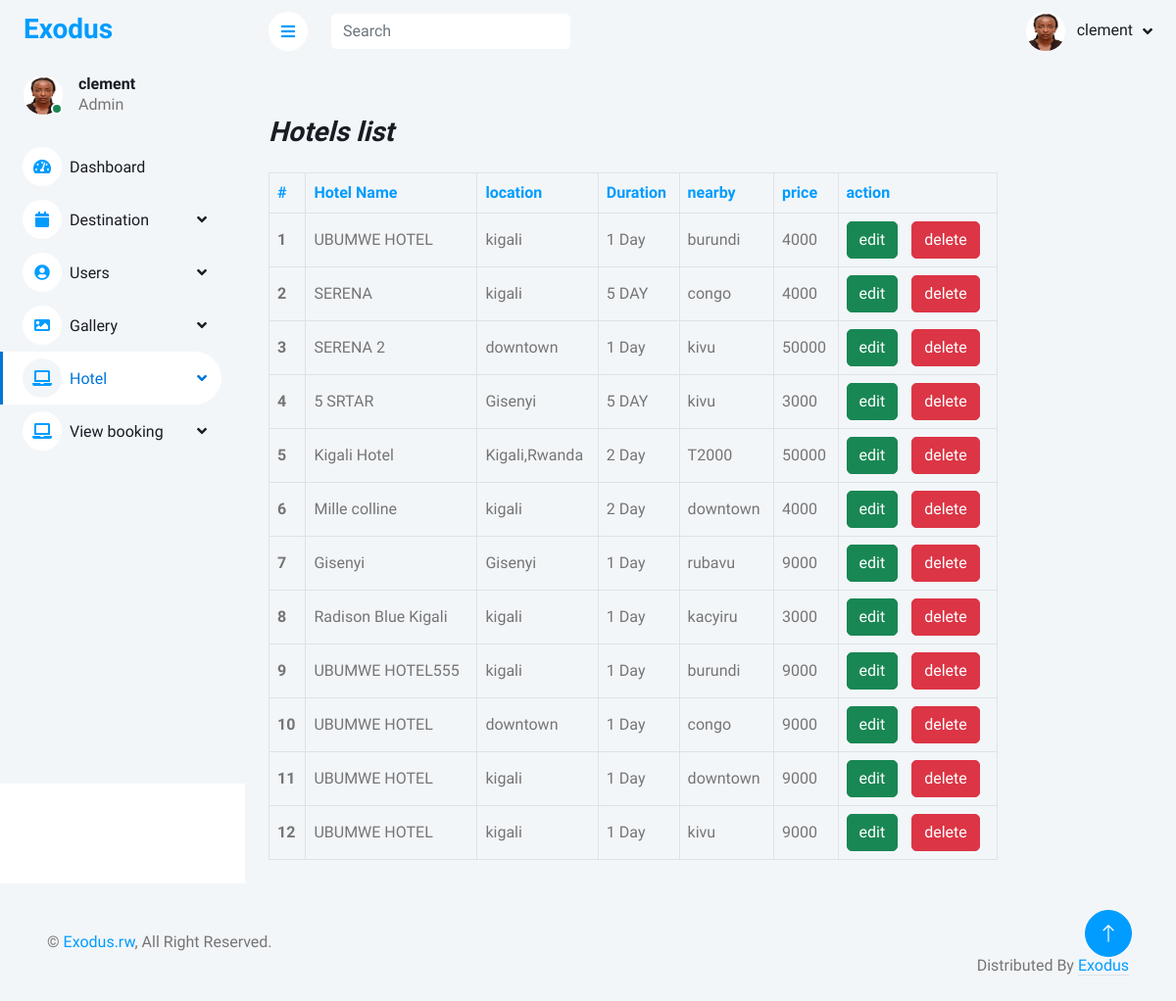
Screenshot of /dashboard/hotels/hotelList.php (signed in) with the database file from the repository.
### tables this page shows
CREATE TABLE `hotels` (
  `id` int(6) NOT NULL,
  `hotelName` varchar(50) NOT NULL,
  `file_name` varchar(255) NOT NULL,
  `location` varchar(30) NOT NULL,
  `duration` varchar(30) NOT NULL,
  `near` varchar(30) NOT NULL,
  `price` int(30) NOT NULL
);

### dashboard/hotels/hotelList.php (the view, shortened to what this page needs)
<?php
include '../db/connection.php';
$retrieve = "SELECT * FROM `hotels`";
$query = $conn->query($retrieve);
$feching = $query->fetchAll(PDO::FETCH_OBJ);
?>
<!DOCTYPE html>
<html lang="en">
<head>
    <link href="https://cdnjs.cloudflare.com/ajax/libs/font-awesome/5.10.0/css/all.min.css" rel="stylesheet">
    <link href="https://cdn.jsdelivr.net/npm/bootstrap-icons@1.4.1/font/bootstrap-icons.css" rel="stylesheet">
    <link href="../lib/owlcarousel/assets/owl.carousel.min.css" rel="stylesheet">
    <link href="../lib/tempusdominus/css/tempusdominus-bootstrap-4.min.css" rel="stylesheet" />
    <link href="../css/bootstrap.min.css" rel="stylesheet">
    <link href="../css/style.css" rel="stylesheet">
</head>
<body>
    <div class="container-xxl position-relative bg-white d-flex p-0">
        <div class="sidebar pe-4 pb-3">
            <nav class="navbar bg-light navbar-light">
                <a href="index.html" class="navbar-brand mx-4 mb-3">
                    <h3 class="text-primary">Exodus </h3>
                </a>
                <div class="d-flex align-items-center ms-4 mb-4">
                    <div class="position-relative">
                        <img class="rounded-circle" src="../../images/exodusprofile.jpg" alt="" style="width: 40px; height: 40px;">
                        <div class="bg-success rounded-circle border border-2 border-white position-absolute end-0 bottom-0 p-1"></div>
                    </div>
                    <div class="ms-3">
                        <h6 class="mb-0"><?php echo $_SESSION['username']; ?></h6>
                        <span>Admin</span>
                    </div>
                </div>
                <div class="navbar-nav w-100">
                    <a href="../index.php" class="nav-item nav-link "><i class="fa fa-tachometer-alt me-2 text-primary"></i>Dashboard</a>
                    <div class="nav-item dropdown">
                        <a href="#" class="nav-link dropdown-toggle " data-bs-toggle="dropdown"><i class="fa fa-calendar me-2 text-primary"></i>Destination</a>
                    </div>
                    <div class="nav-item dropdown">
                        <a href="#" class="nav-link dropdown-toggle" data-bs-toggle="dropdown"><i class="fa fa-user-circle me-2 text-primary"></i>Users</a>
                    </div>
                    <div class="nav-item dropdown">
                        <a href="#" class="nav-link dropdown-toggle" data-bs-toggle="dropdown"><i class="fa fa-image me-2 text-primary"></i>Gallery</a>
                    </div>
                    <div class="nav-item dropdown">
                        <a href="#" class="nav-link dropdown-toggle active " data-bs-toggle="dropdown"><i class="fa fa-laptop me-2 text-primary"></i>Hotel</a>
                    </div>
                    <div class="nav-item dropdown">
                        <a href="#" class="nav-link dropdown-toggle " data-bs-toggle="dropdown"><i class="fa fa-laptop me-2 text-primary"></i>View booking</a>
                    </div>
                </div>
            </nav>
        </div>
        <div class="content bg-light">
            <nav class="navbar navbar-expand bg-light navbar-light sticky-top px-4 py-0">
                <a href="#" class="sidebar-toggler flex-shrink-0">
                    <i class="fa fa-bars"></i>
                </a>
                <form class="d-none d-md-flex ms-4">
                    <input class="form-control border-0" type="search" placeholder="Search">
                </form>
                <div class="navbar-nav align-items-center ms-auto">
                    <div class="nav-item dropdown">
                        <a href="#" class="nav-link dropdown-toggle" data-bs-toggle="dropdown">
                            <img class="rounded-circle me-lg-2" src="../../images/exodusprofile.jpg" alt="" style="width: 40px; height: 40px;">
                            <span class="d-none d-lg-inline-flex"><?php echo $_SESSION['username']; ?></span>
                        </a>
                    </div>
                </div>
            </nav>
            <div>
                <div class="col-sm-10 " style="padding-top: 15px;">
                    <div class="bg-light rounded h-100 p-4">
                        <h3 class="mb-4" style="padding-top: 15px;"><i>Hotels list</i></h3>
                        <div class="table-responsive">
                            <table class="table text-start align-middle table-bordered table-hover mb-0 ">
                                <thead>
                                    <tr>
                                        <th scope="col" class="text-primary">#</th>
                                        <th scope="col" class="text-primary">Hotel Name</th>
                                        <th scope="col" class="text-primary">location</th>
                                        <th scope="col" class="text-primary">Duration</th>
                                        <th scope="col" class="text-primary">nearby</th>
                                        <th scope="col" class="text-primary">price</th>
                                        <th scope="col" class="text-primary">action</th>
                                    </tr>
                                </thead>
                                <?php
                                $i = 0;
                                foreach ($feching as $key => $hotel) {
                                    $i++;
                                ?>
                                    <tbody>
                                        <tr>
                                            <th scope="row"><?php echo $i ?></th>
                                            <td><?= $hotel->hotelName; ?></td>
                                            <td><?= $hotel->location; ?></td>
                                            <td><?= $hotel->duration; ?></td>
                                            <td><?= $hotel->near; ?></td>
                                            <td><?= $hotel->price; ?></td>
                                            <td>
                                                <a href="edit.php?id=<?= $hotel->id; ?>" style="padding-right: 10px; color:green"><button class="btn btn-success">edit</button></a>
                                                <a href="delete.php?id=<?= $hotel->id; ?>" onclick="return confirm('Are you sure you want to delete this file with its details permanently? click Ok to continue or click Cancel')"><button class="btn btn-danger">delete</button></a>
                                            </td>
                                        </tr>
                                    </tbody>
                                <?php } ?>
                            </table>
                        </div>
                    </div>
                </div>
            </div>
        </div>
    </div>
    <div class="container-fluid pt-4 px-4">
        <div class="bg-light rounded-top p-4">
            <div class="row">
                <div class="col-12 col-sm-6 text-center text-sm-start">
                    &copy; <a href="#">Exodus.rw</a>, All Right Reserved.
                </div>
                <div class="col-12 col-sm-6 text-center text-sm-end">
                    Distributed By <a class="border-bottom" href="https://themewagon.com" target="_blank">Exodus</a>
                </div>
            </div>
        </div>
    </div>
    <a href="#" class="btn btn-lg btn-primary btn-lg-square back-to-top"><i class="bi bi-arrow-up"></i></a>
</body>
</html>

### dashboard/css/style.css (style rules this page uses)
:root { --primary: #0275d8; --light: #F3F6F9; --dark: #191C24; }
.back-to-top { position: fixed; display: none; right: 45px; bottom: 45px; z-index: 99; }
.btn { transition: .5s; }
.btn.btn-primary { color: #FFFFFF; }
.btn-lg-square { width: 48px; height: 48px; }
.btn-square, .btn-sm-square, .btn-lg-square { padding: 0; display: inline-flex; align-items: center; justify-content: center; font-weight: normal; border-radius: 50px; }
.sidebar { position: fixed; top: 0; left: 0; bottom: 0; width: 250px; height: 100vh; overflow-y: auto; background: var(--light); transition: 0.5s; z-index: 999; }
.content { margin-left: 250px; min-height: 100vh; background: #FFFFFF; transition: 0.5s; }
@media (min-width: 992px) { .sidebar { margin-left: 0; } }
@media (min-width: 992px) { .content { width: calc(100% - 250px); } }
.sidebar .navbar .navbar-nav .nav-link { padding: 7px 20px; color: var(--dark); font-weight: 500; border-left: 3px solid var(--light); border-radius: 0 30px 30px 0; outline: none; }
.sidebar .navbar .navbar-nav .nav-link:hover, .sidebar .navbar .navbar-nav .nav-link.active { color: var(--primary); background: #FFFFFF; border-color: var(--primary); }
.sidebar .navbar .navbar-nav .nav-link i { width: 40px; height: 40px; display: inline-flex; align-items: center; justify-content: center; background: #FFFFFF; border-radius: 40px; }
.sidebar .navbar .navbar-nav .nav-link:hover i, .sidebar .navbar .navbar-nav .nav-link.active i { background: var(--light); }
.sidebar .navbar .dropdown-toggle::after { position: absolute; top: 15px; right: 15px; border: none; content: "\f107"; font-family: "Font Awesome 5 Free"; font-weight: 900; transition: .5s; }
.content .navbar .navbar-nav .nav-link { margin-left: 20px; padding: 12px 0; color: var(--dark); outline: none; }
.content .navbar .sidebar-toggler, .content .navbar .navbar-nav .nav-link i { width: 40px; height: 40px; display: inline-flex; align-items: center; justify-content: center; background: #FFFFFF; border-radius: 40px; }
.content .navbar .dropdown-toggle::after { margin-left: 6px; vertical-align: middle; border: none; content: "\f107"; font-family: "Font Awesome 5 Free"; font-weight: 900; transition: .5s; }

### rows the page displays
hotels: hotelName "UBUMWE HOTEL", location "kigali", duration "1 Day", near "burundi", price "4000"
hotels: hotelName "SERENA", location "kigali", duration "5 DAY", near "congo", price "4000"
hotels: hotelName "SERENA 2", location "downtown", duration "1 Day", near "kivu", price "50000"
hotels: hotelName "5 SRTAR", location "Gisenyi", duration "5 DAY", near "kivu", price "3000"
hotels: hotelName "Kigali Hotel", location "Kigali,Rwanda", duration "2 Day", near "T2000", price "50000"
hotels: hotelName "Mille colline", location "kigali", duration "2 Day", near "downtown", price "4000"
hotels: hotelName "Gisenyi", location "Gisenyi", duration "1 Day", near "rubavu", price "9000"
hotels: hotelName "Radison Blue Kigali", location "kigali", duration "1 Day", near "kacyiru", price "3000"
hotels: hotelName "UBUMWE HOTEL555", location "kigali", duration "1 Day", near "burundi", price "9000"
hotels: hotelName "UBUMWE HOTEL", location "downtown", duration "1 Day", near "congo", price "9000"
hotels: hotelName "UBUMWE HOTEL", location "kigali", duration "1 Day", near "downtown", price "9000"
hotels: hotelName "UBUMWE HOTEL", location "kigali", duration "1 Day", near "kivu", price "9000"

### other values shown
$_SESSION['username'] "clement"
